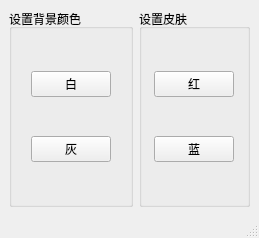
<?xml version="1.0" encoding="UTF-8"?>
<ui version="4.0">
 <class>MainWindow</class>
 <widget class="QMainWindow" name="MainWindow">
  <property name="geometry">
   <rect>
    <x>0</x>
    <y>0</y>
    <width>259</width>
    <height>238</height>
   </rect>
  </property>
  <property name="windowTitle">
   <string>MainWindow</string>
  </property>
  <widget class="QWidget" name="centralwidget">
   <layout class="QGridLayout" name="gridLayout_3">
    <item row="0" column="1">
     <widget class="QGroupBox" name="groupBox_2">
      <property name="title">
       <string>设置皮肤</string>
      </property>
      <layout class="QGridLayout" name="gridLayout_2">
       <item row="0" column="0">
        <spacer name="horizontalSpacer_5">
         <property name="orientation">
          <enum>Qt::Horizontal</enum>
         </property>
         <property name="sizeHint" stdset="0">
          <size>
           <width>23</width>
           <height>20</height>
          </size>
         </property>
        </spacer>
       </item>
       <item row="0" column="1">
        <widget class="QPushButton" name="buttonSkinRed">
         <property name="text">
          <string>红</string>
         </property>
        </widget>
       </item>
       <item row="0" column="2">
        <spacer name="horizontalSpacer_6">
         <property name="orientation">
          <enum>Qt::Horizontal</enum>
         </property>
         <property name="sizeHint" stdset="0">
          <size>
           <width>24</width>
           <height>20</height>
          </size>
         </property>
        </spacer>
       </item>
       <item row="1" column="0">
        <spacer name="horizontalSpacer_7">
         <property name="orientation">
          <enum>Qt::Horizontal</enum>
         </property>
         <property name="sizeHint" stdset="0">
          <size>
           <width>23</width>
           <height>20</height>
          </size>
         </property>
        </spacer>
       </item>
       <item row="1" column="1">
        <widget class="QPushButton" name="buttonSkinBlue">
         <property name="text">
          <string>蓝</string>
         </property>
        </widget>
       </item>
       <item row="1" column="2">
        <spacer name="horizontalSpacer_8">
         <property name="orientation">
          <enum>Qt::Horizontal</enum>
         </property>
         <property name="sizeHint" stdset="0">
          <size>
           <width>24</width>
           <height>20</height>
          </size>
         </property>
        </spacer>
       </item>
      </layout>
     </widget>
    </item>
    <item row="0" column="0">
     <widget class="QGroupBox" name="groupBox">
      <property name="title">
       <string>设置背景颜色</string>
      </property>
      <layout class="QGridLayout" name="gridLayout">
       <item row="0" column="0">
        <spacer name="horizontalSpacer">
         <property name="orientation">
          <enum>Qt::Horizontal</enum>
         </property>
         <property name="sizeHint" stdset="0">
          <size>
           <width>30</width>
           <height>20</height>
          </size>
         </property>
        </spacer>
       </item>
       <item row="0" column="1">
        <widget class="QPushButton" name="buttonSetBG">
         <property name="text">
          <string>白</string>
         </property>
        </widget>
       </item>
       <item row="0" column="2">
        <spacer name="horizontalSpacer_3">
         <property name="orientation">
          <enum>Qt::Horizontal</enum>
         </property>
         <property name="sizeHint" stdset="0">
          <size>
           <width>30</width>
           <height>20</height>
          </size>
         </property>
        </spacer>
       </item>
       <item row="1" column="0">
        <spacer name="horizontalSpacer_2">
         <property name="orientation">
          <enum>Qt::Horizontal</enum>
         </property>
         <property name="sizeHint" stdset="0">
          <size>
           <width>30</width>
           <height>20</height>
          </size>
         </property>
        </spacer>
       </item>
       <item row="1" column="1">
        <widget class="QPushButton" name="buttonSetBG2">
         <property name="text">
          <string>灰</string>
         </property>
        </widget>
       </item>
       <item row="1" column="2">
        <spacer name="horizontalSpacer_4">
         <property name="orientation">
          <enum>Qt::Horizontal</enum>
         </property>
         <property name="sizeHint" stdset="0">
          <size>
           <width>30</width>
           <height>20</height>
          </size>
         </property>
        </spacer>
       </item>
      </layout>
     </widget>
    </item>
   </layout>
  </widget>
  <widget class="QStatusBar" name="statusBar"/>
 </widget>
 <resources/>
 <connections/>
</ui>
